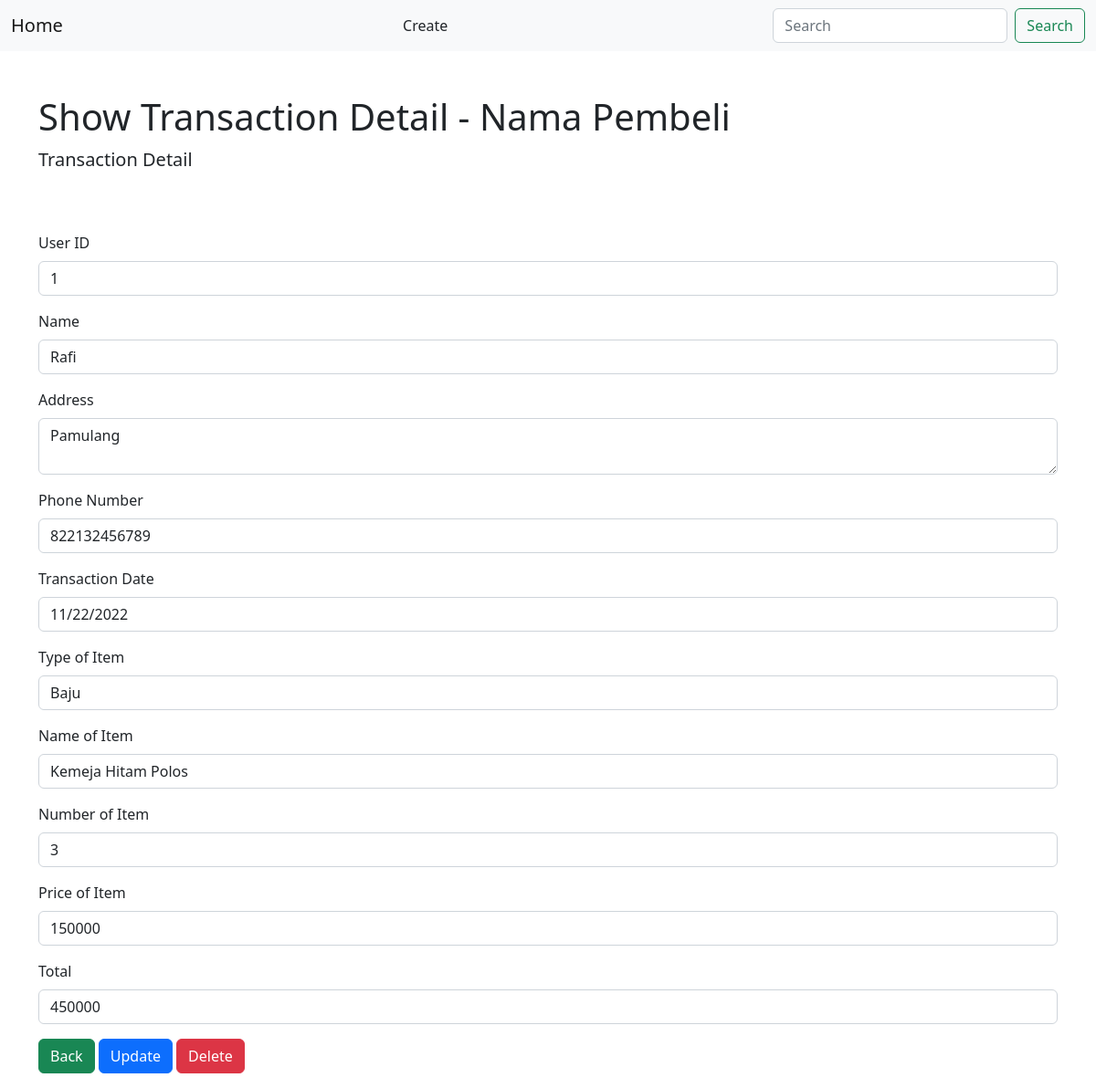
/show.php?id=1, run on the app's committed database.
### tables this page shows
CREATE TABLE `sulaiman` (
  `id` int(11) NOT NULL,
  `nama` varchar(30) NOT NULL,
  `alamat` varchar(50) NOT NULL,
  `hp` varchar(20) NOT NULL,
  `tgl_transaksi` date NOT NULL,
  `jenis_barang` varchar(25) NOT NULL,
  `nama_barang` varchar(50) NOT NULL,
  `jumlah` int(20) NOT NULL,
  `harga` int(25) NOT NULL
);

### show.php (the view, shortened to what this page needs)
<?php
    require_once "config.php";
    $id = $_GET['id'];
    $sql = "SELECT *, jumlah*harga as total_bayar FROM sulaiman WHERE id = '$id'";
    $query = mysqli_query($conn, $sql);
?>
<!DOCTYPE html>
<html>
    <head>
        <link href="https://cdn.jsdelivr.net/npm/bootstrap@5.2.0-beta1/dist/css/bootstrap.min.css" rel="stylesheet">
        <link href='https://unpkg.com/boxicons@2.1.2/css/boxicons.min.css' rel='stylesheet'>
        <link rel="stylesheet" href="https://unpkg.com/js-datepicker/dist/datepicker.min.css">
    </head>
    <body>
        <nav class="navbar bg-light">
            <div class="container-fluid">
              <a class="navbar-brand" href="index.php">Home</a>
              <a class="nav-link" href="create.php">Create</a>
              <form class="d-flex" role="search">
                <input class="form-control me-2" type="search" placeholder="Search" aria-label="Search">
                <button class="btn btn-outline-success" type="submit">Search</button>
              </form>
            </div>
          </nav>
        <main class="flex-shrink-0">
            <div class="container">
                <h1 class="mt-5">Show Transaction Detail - Nama Pembeli</h1>
                <p class="lead">Transaction Detail</p>
                <div class="row pt-5">
                    <div class="col-12">
                        <?php while ($data = mysqli_fetch_array($query)) { ?>
                        <div class="mb-3">
                            <label class="form-label">User ID</label>
                            <input type="text" class="form-control"
                                    name="id" readonly
                                    value="<?= $data['id'] ?>"
                                    >
                        </div>
                        <div class="mb-3">
                            <label class="form-label">Name</label>
                            <input type="text" class="form-control"
                                    name="name" readonly
                                    value="<?= $data['nama'] ?>"
                                    >
                        </div>
                        <div class="mb-3">
                            <label class="form-label">Address</label>
                            <textarea class="form-control" name="address" readonly><?= $data['alamat'] ?></textarea>
                        </div>
                        <div class="mb-3">
                            <label class="form-label">Phone Number</label>
                            <input type="number" class="form-control"
                                    name="phone_number" readonly
                                    value="<?= $data['hp'] ?>"
                                    >
                        </div>
                        <div class="mb-3">
                            <label class="form-label">Transaction Date</label>
                            <input type="date" class="form-control" name="date" value="<?= $data['tgl_transaksi'] ?>" readonly>
                        </div>
                        <div class="mb-3">
                            <label class="form-label">Type of Item</label>
                            <input type="text" name="item_type" class="form-control" value="<?= $data['jenis_barang'] ?>" readonly>
                        </div>
                        <div class="mb-3">
                            <label class="form-label">Name of Item</label>
                            <input type="text" name="item_name" class="form-control" value="<?= $data['nama_barang'] ?>" readonly>
                        </div>
                        <div class="mb-3">
                            <label class="form-label">Number of Item</label>
                            <input type="number" class="form-control"
                                    name="item_number" readonly
                                    value="<?= $data['jumlah'] ?>"
                                    >
                        </div>
                        <div class="mb-3">
                            <label class="form-label">Price of Item</label>
                            <input type="number" class="form-control"
                                    name="item_price" readonly
                                    value="<?= $data['harga'] ?>"
                                    >
                        </div>
                        <div class="mb-3">
                            <label class="form-label">Total</label>
                            <input type="number" class="form-control"
                                    name="total" readonly
                                    value="<?= $data['total_bayar'] ?>"
                                    >
                        </div>
                        <div class="mb-3">
                            <a href="index.php" class="btn btn-success">Back</a>
                            <a href="update.php?id=<?= $data['id'] ?>" class="btn btn-primary">Update</a>
                            <a href="delete.php?id=<?= $data['id'] ?>" class="btn btn-danger">Delete</a>
                        </div>
                        <?php } ?>
                    </div>
                </div>
            </div>
        </main>
    </body>
</html>

### data on the page
sulaiman: id "1", name "Rafi", address "Pamulang", phone_number "822132456789", date "11/22/2022", item_type "Baju", item_name "Kemeja Hitam Polos", item_number "3", item_price "150000", total "450000"
